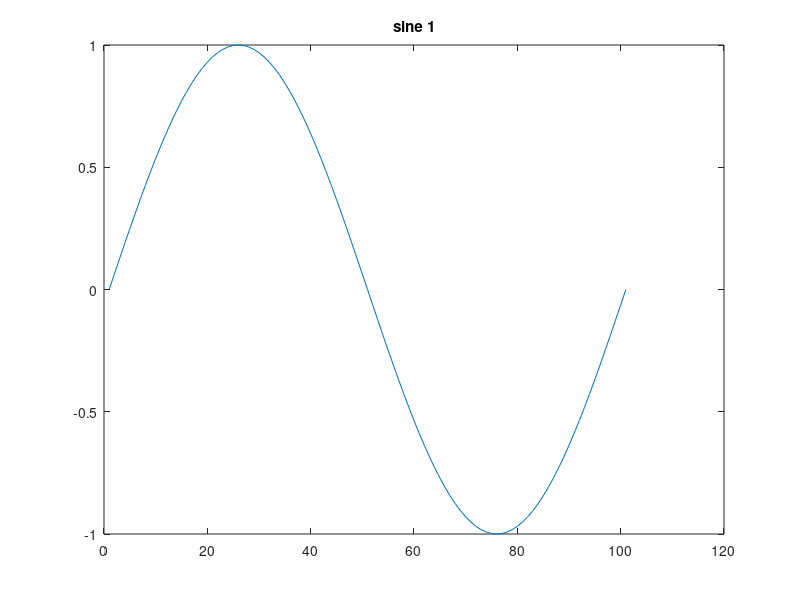
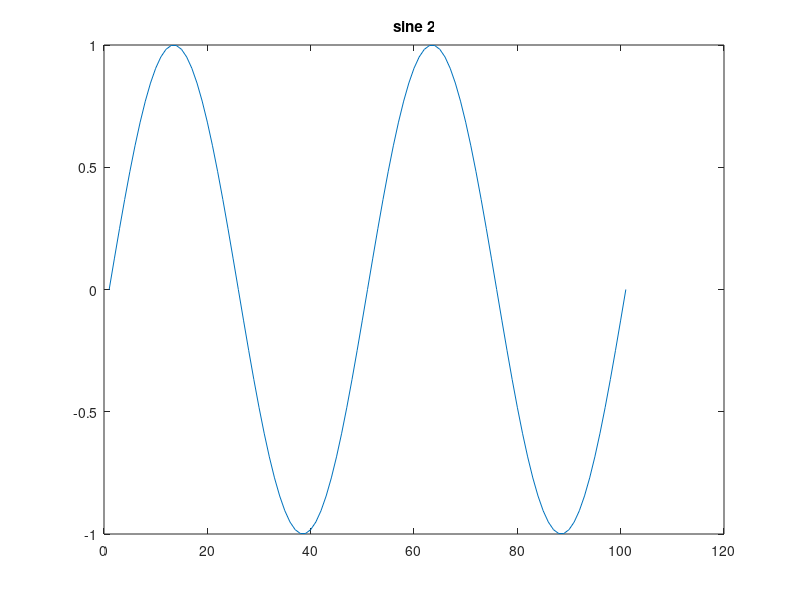
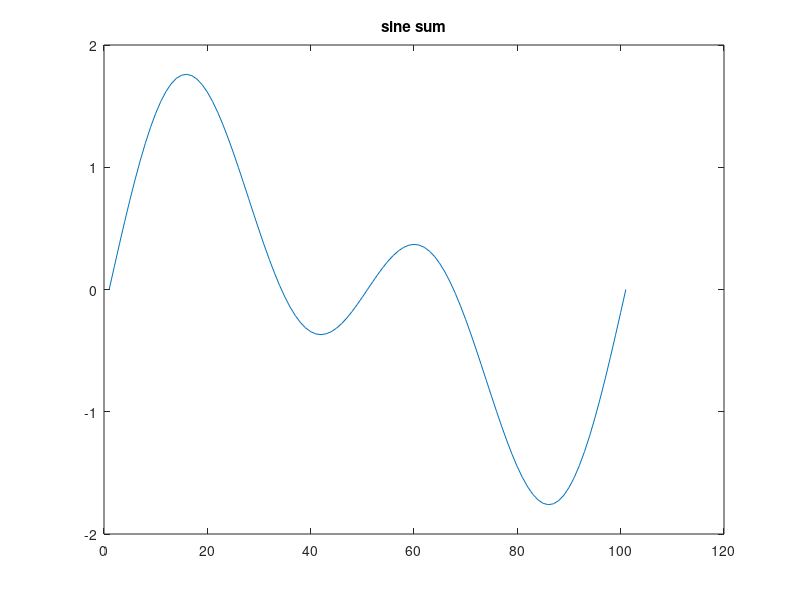
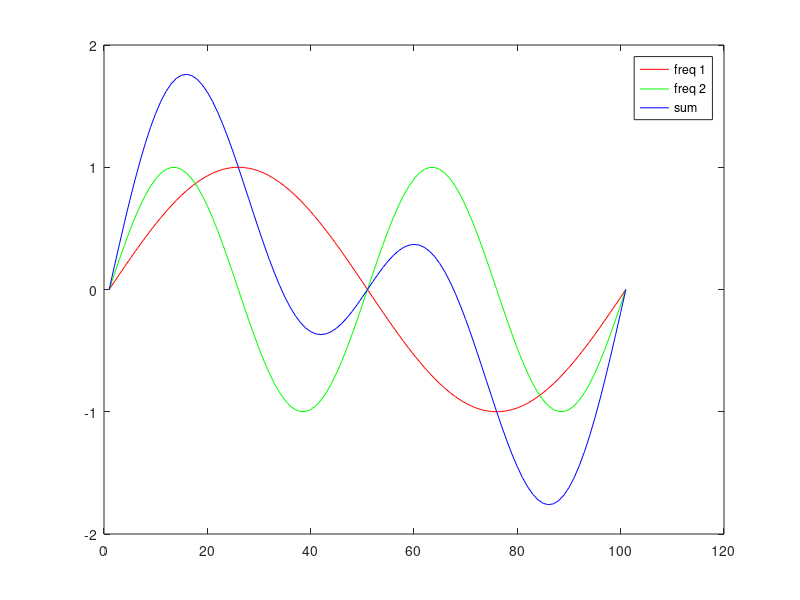

Write MATLAB code to recreate these figures, in order.
interval = [0:0.01:1];

sine_1 = sin(2*pi*1*interval);
sine_2 = sin(2*pi*2*interval);

sine_sum = sine_1 + sine_2;

figure;
plot(sine_1);
title('sine 1');

figure;
plot(sine_2);
title('sine 2');

figure;
plot(sine_sum);
title('sine sum');

figure;
plot(sine_1, 'r');
hold on;
plot(sine_2, 'g');
hold on; 
plot(sine_sum, 'b');

legend('freq 1', 'freq 2', 'sum');